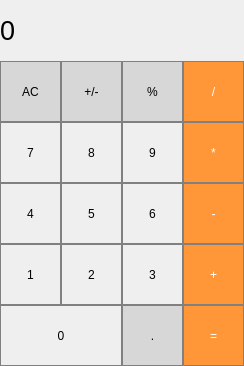
<?xml version="1.0" encoding="UTF-8"?>
<ui version="4.0">
 <class>MainWindow</class>
 <widget class="QMainWindow" name="MainWindow">
  <property name="geometry">
   <rect>
    <x>0</x>
    <y>0</y>
    <width>244</width>
    <height>366</height>
   </rect>
  </property>
  <property name="windowTitle">
   <string>MainWindow</string>
  </property>
  <widget class="QWidget" name="centralWidget">
   <widget class="QLabel" name="result_show">
    <property name="geometry">
     <rect>
      <x>0</x>
      <y>0</y>
      <width>231</width>
      <height>61</height>
     </rect>
    </property>
    <property name="font">
     <font>
      <pointsize>20</pointsize>
     </font>
    </property>
    <property name="styleSheet">
     <string notr="true">QLabel {
  qproperty-alignment: 'AlignVCenter | AlignRight';
  border-bottom: 1px solid gray;
}

background-color : white;</string>
    </property>
    <property name="text">
     <string>0</string>
    </property>
   </widget>
   <widget class="QPushButton" name="pushButton_ac">
    <property name="geometry">
     <rect>
      <x>0</x>
      <y>61</y>
      <width>61</width>
      <height>61</height>
     </rect>
    </property>
    <property name="styleSheet">
     <string notr="true">QPushButton {
  background-color: rgb(215, 215, 215);
  border: 1px solid gray;
}
QPushButton:pressed {
    background-color: qlineargradient(x1: 0, y1: 0, x2: 0, y2: 1,
                                      stop: 0 #BEBEBE, stop: 1 #D7D7D7);
}</string>
    </property>
    <property name="text">
     <string>AC</string>
    </property>
   </widget>
   <widget class="QPushButton" name="pushButton_add_sub">
    <property name="geometry">
     <rect>
      <x>61</x>
      <y>61</y>
      <width>61</width>
      <height>61</height>
     </rect>
    </property>
    <property name="styleSheet">
     <string notr="true">QPushButton {
  background-color: rgb(215, 215, 215);
  border: 1px solid gray;
}
QPushButton:pressed {
    background-color: qlineargradient(x1: 0, y1: 0, x2: 0, y2: 1,
                                      stop: 0 #BEBEBE, stop: 1 #D7D7D7);
}</string>
    </property>
    <property name="text">
     <string>+/-</string>
    </property>
   </widget>
   <widget class="QPushButton" name="pushButton_percent">
    <property name="geometry">
     <rect>
      <x>122</x>
      <y>61</y>
      <width>61</width>
      <height>61</height>
     </rect>
    </property>
    <property name="styleSheet">
     <string notr="true">QPushButton {
  background-color: rgb(215, 215, 215);
  border: 1px solid gray;
}
QPushButton:pressed {
    background-color: qlineargradient(x1: 0, y1: 0, x2: 0, y2: 1,
                                      stop: 0 #BEBEBE, stop: 1 #D7D7D7);
}</string>
    </property>
    <property name="text">
     <string>%</string>
    </property>
   </widget>
   <widget class="QPushButton" name="pushButton_div">
    <property name="geometry">
     <rect>
      <x>183</x>
      <y>61</y>
      <width>61</width>
      <height>61</height>
     </rect>
    </property>
    <property name="styleSheet">
     <string notr="true">QPushButton {
  background-color: rgb(255, 151, 57);
  color: white; 
  border: 1px solid gray;
}

QPushButton:pressed {
    background-color: qlineargradient(x1: 0, y1: 0, x2: 0, y2: 1,
                                      stop: 0 #FF7832, stop: 1 #FF9739);
}</string>
    </property>
    <property name="text">
     <string>/</string>
    </property>
   </widget>
   <widget class="QPushButton" name="pushButton_7">
    <property name="geometry">
     <rect>
      <x>0</x>
      <y>122</y>
      <width>61</width>
      <height>61</height>
     </rect>
    </property>
    <property name="styleSheet">
     <string notr="true">QPushButton {
   border: 1px solid gray;
}
QPushButton:pressed {
    background-color: qlineargradient(x1: 0, y1: 0, x2: 0, y2: 1,
                                      stop: 0 #dadbde, stop: 1 #f6f7fa);
}</string>
    </property>
    <property name="text">
     <string>7</string>
    </property>
   </widget>
   <widget class="QPushButton" name="pushButton_9">
    <property name="geometry">
     <rect>
      <x>122</x>
      <y>122</y>
      <width>61</width>
      <height>61</height>
     </rect>
    </property>
    <property name="styleSheet">
     <string notr="true">QPushButton {
   border: 1px solid gray;
}
QPushButton:pressed {
    background-color: qlineargradient(x1: 0, y1: 0, x2: 0, y2: 1,
                                      stop: 0 #dadbde, stop: 1 #f6f7fa);
}</string>
    </property>
    <property name="text">
     <string>9</string>
    </property>
   </widget>
   <widget class="QPushButton" name="pushButton_8">
    <property name="geometry">
     <rect>
      <x>61</x>
      <y>122</y>
      <width>61</width>
      <height>61</height>
     </rect>
    </property>
    <property name="styleSheet">
     <string notr="true">QPushButton {
   border: 1px solid gray;
}
QPushButton:pressed {
    background-color: qlineargradient(x1: 0, y1: 0, x2: 0, y2: 1,
                                      stop: 0 #dadbde, stop: 1 #f6f7fa);
}</string>
    </property>
    <property name="text">
     <string>8</string>
    </property>
   </widget>
   <widget class="QPushButton" name="pushButton_mul">
    <property name="geometry">
     <rect>
      <x>183</x>
      <y>122</y>
      <width>61</width>
      <height>61</height>
     </rect>
    </property>
    <property name="styleSheet">
     <string notr="true">QPushButton {
  background-color: rgb(255, 151, 57);
  color: white; 
  border: 1px solid gray;
}

QPushButton:pressed {
    background-color: qlineargradient(x1: 0, y1: 0, x2: 0, y2: 1,
                                      stop: 0 #FF7832, stop: 1 #FF9739);
}</string>
    </property>
    <property name="text">
     <string>*</string>
    </property>
   </widget>
   <widget class="QPushButton" name="pushButton_4">
    <property name="geometry">
     <rect>
      <x>0</x>
      <y>183</y>
      <width>61</width>
      <height>61</height>
     </rect>
    </property>
    <property name="styleSheet">
     <string notr="true">QPushButton {
   border: 1px solid gray;
}
QPushButton:pressed {
    background-color: qlineargradient(x1: 0, y1: 0, x2: 0, y2: 1,
                                      stop: 0 #dadbde, stop: 1 #f6f7fa);
}</string>
    </property>
    <property name="text">
     <string>4</string>
    </property>
   </widget>
   <widget class="QPushButton" name="pushButton_6">
    <property name="geometry">
     <rect>
      <x>122</x>
      <y>183</y>
      <width>61</width>
      <height>61</height>
     </rect>
    </property>
    <property name="styleSheet">
     <string notr="true">QPushButton {
   border: 1px solid gray;
}
QPushButton:pressed {
    background-color: qlineargradient(x1: 0, y1: 0, x2: 0, y2: 1,
                                      stop: 0 #dadbde, stop: 1 #f6f7fa);
}</string>
    </property>
    <property name="text">
     <string>6</string>
    </property>
   </widget>
   <widget class="QPushButton" name="pushButton_5">
    <property name="geometry">
     <rect>
      <x>61</x>
      <y>183</y>
      <width>61</width>
      <height>61</height>
     </rect>
    </property>
    <property name="styleSheet">
     <string notr="true">QPushButton {
   border: 1px solid gray;
}
QPushButton:pressed {
    background-color: qlineargradient(x1: 0, y1: 0, x2: 0, y2: 1,
                                      stop: 0 #dadbde, stop: 1 #f6f7fa);
}</string>
    </property>
    <property name="text">
     <string>5</string>
    </property>
   </widget>
   <widget class="QPushButton" name="pushButton_sub">
    <property name="geometry">
     <rect>
      <x>183</x>
      <y>183</y>
      <width>61</width>
      <height>61</height>
     </rect>
    </property>
    <property name="styleSheet">
     <string notr="true">QPushButton {
  background-color: rgb(255, 151, 57);
  color: white; 
  border: 1px solid gray;
}

QPushButton:pressed {
    background-color: qlineargradient(x1: 0, y1: 0, x2: 0, y2: 1,
                                      stop: 0 #FF7832, stop: 1 #FF9739);
}</string>
    </property>
    <property name="text">
     <string>-</string>
    </property>
   </widget>
   <widget class="QPushButton" name="pushButton_1">
    <property name="geometry">
     <rect>
      <x>0</x>
      <y>244</y>
      <width>61</width>
      <height>61</height>
     </rect>
    </property>
    <property name="styleSheet">
     <string notr="true">QPushButton {
   border: 1px solid gray;
}
QPushButton:pressed {
    background-color: qlineargradient(x1: 0, y1: 0, x2: 0, y2: 1,
                                      stop: 0 #dadbde, stop: 1 #f6f7fa);
}</string>
    </property>
    <property name="text">
     <string>1</string>
    </property>
   </widget>
   <widget class="QPushButton" name="pushButton_3">
    <property name="geometry">
     <rect>
      <x>122</x>
      <y>244</y>
      <width>61</width>
      <height>61</height>
     </rect>
    </property>
    <property name="styleSheet">
     <string notr="true">QPushButton {
   border: 1px solid gray;
}
QPushButton:pressed {
    background-color: qlineargradient(x1: 0, y1: 0, x2: 0, y2: 1,
                                      stop: 0 #dadbde, stop: 1 #f6f7fa);
}</string>
    </property>
    <property name="text">
     <string>3</string>
    </property>
   </widget>
   <widget class="QPushButton" name="pushButton_2">
    <property name="geometry">
     <rect>
      <x>61</x>
      <y>244</y>
      <width>61</width>
      <height>61</height>
     </rect>
    </property>
    <property name="styleSheet">
     <string notr="true">QPushButton {
   border: 1px solid gray;
}
QPushButton:pressed {
    background-color: qlineargradient(x1: 0, y1: 0, x2: 0, y2: 1,
                                      stop: 0 #dadbde, stop: 1 #f6f7fa);
}</string>
    </property>
    <property name="text">
     <string>2</string>
    </property>
   </widget>
   <widget class="QPushButton" name="pushButton_add">
    <property name="geometry">
     <rect>
      <x>183</x>
      <y>244</y>
      <width>61</width>
      <height>61</height>
     </rect>
    </property>
    <property name="styleSheet">
     <string notr="true">QPushButton {
  background-color: rgb(255, 151, 57);
  color: white; 
  border: 1px solid gray;
}

QPushButton:pressed {
    background-color: qlineargradient(x1: 0, y1: 0, x2: 0, y2: 1,
                                      stop: 0 #FF7832, stop: 1 #FF9739);
}</string>
    </property>
    <property name="text">
     <string>+</string>
    </property>
   </widget>
   <widget class="QPushButton" name="pushButton_0">
    <property name="geometry">
     <rect>
      <x>0</x>
      <y>305</y>
      <width>122</width>
      <height>61</height>
     </rect>
    </property>
    <property name="styleSheet">
     <string notr="true">QPushButton {
   border: 1px solid gray;
}
QPushButton:pressed {
    background-color: qlineargradient(x1: 0, y1: 0, x2: 0, y2: 1,
                                      stop: 0 #dadbde, stop: 1 #f6f7fa);
}</string>
    </property>
    <property name="text">
     <string>0</string>
    </property>
   </widget>
   <widget class="QPushButton" name="pushButton_dot">
    <property name="geometry">
     <rect>
      <x>122</x>
      <y>305</y>
      <width>61</width>
      <height>61</height>
     </rect>
    </property>
    <property name="styleSheet">
     <string notr="true">QPushButton {
  background-color: rgb(215, 215, 215);
  border: 1px solid gray;
}
QPushButton:pressed {
    background-color: qlineargradient(x1: 0, y1: 0, x2: 0, y2: 1,
                                      stop: 0 #BEBEBE, stop: 1 #D7D7D7);
}</string>
    </property>
    <property name="text">
     <string>.</string>
    </property>
   </widget>
   <widget class="QPushButton" name="pushButton_equal">
    <property name="geometry">
     <rect>
      <x>183</x>
      <y>305</y>
      <width>61</width>
      <height>61</height>
     </rect>
    </property>
    <property name="styleSheet">
     <string notr="true">QPushButton {
  background-color: rgb(255, 151, 57);
  color: white; 
  border: 1px solid gray;
}

QPushButton:pressed {
    background-color: qlineargradient(x1: 0, y1: 0, x2: 0, y2: 1,
                                      stop: 0 #FF7832, stop: 1 #FF9739);
}</string>
    </property>
    <property name="text">
     <string>=</string>
    </property>
   </widget>
  </widget>
 </widget>
 <layoutdefault spacing="6" margin="11"/>
 <resources/>
 <connections/>
</ui>
